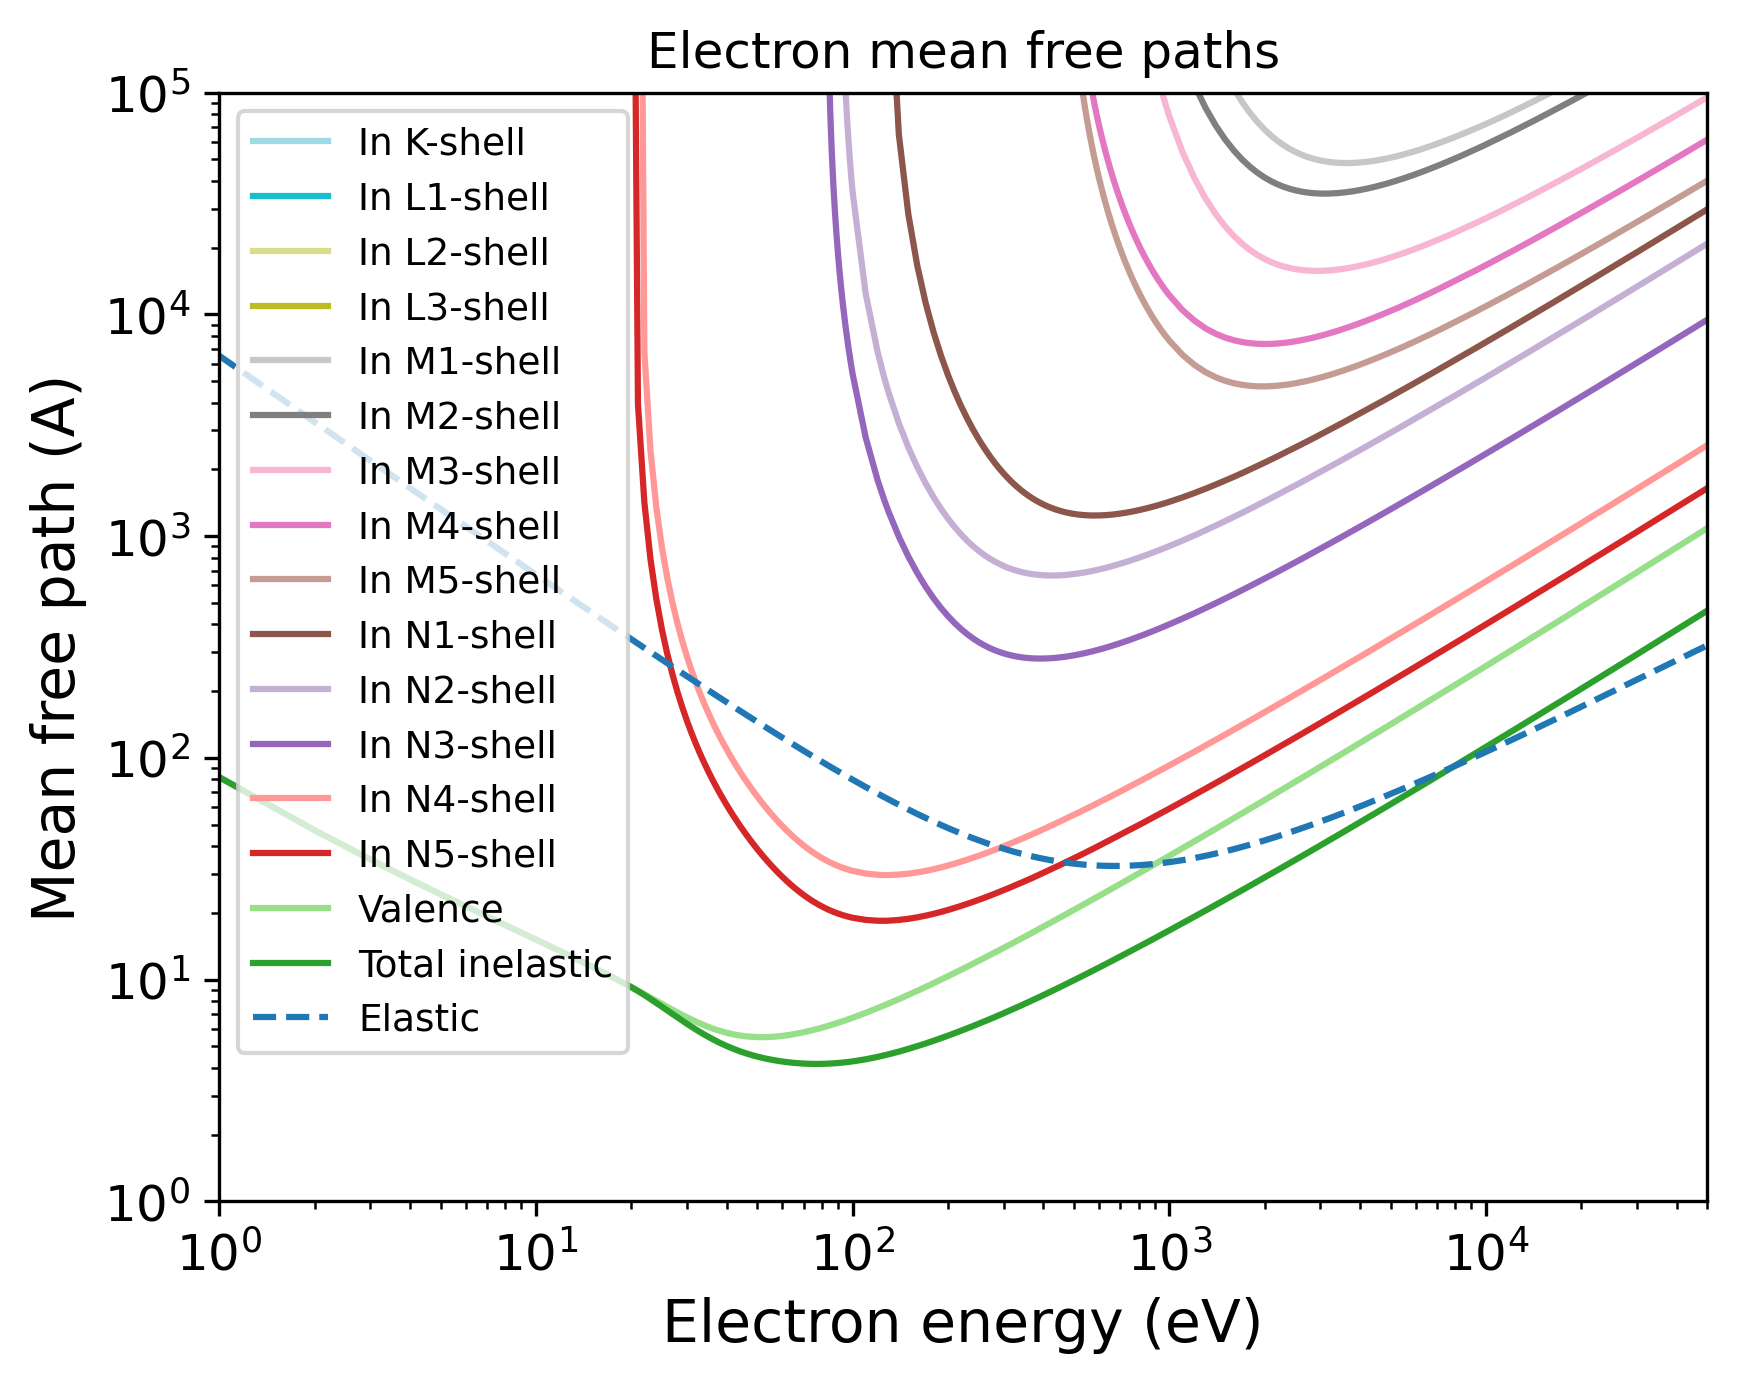

The script that saved this image:
import pandas as pd
import numpy as np
import matplotlib.pyplot as plt
import matplotlib.cm as cm
# Set the format:
plt.xlabel("Electron energy (eV)", fontsize=14)
plt.ylabel("Mean free path (A)", fontsize=14)
plt.xticks(fontsize=12)
plt.yticks(fontsize=12)
plt.grid(False)
# Set the axes:
# Read the output file:
df = pd.read_csv(r"OUTPUT_In_Electron_IMFP.dat", sep=r'\s+', header=None, comment="#", skipinitialspace=True)
plt.xscale("log")
plt.yscale("log")
# Prepare the plot:
columns_to_plot = [ 1, 2, 3, 4, 5, 6, 7, 8, 9, 10, 11, 12, 13, 14, 15, 16]
labels = [ "In K-shell", "In L1-shell", "In L2-shell", "In L3-shell", "In M1-shell", "In M2-shell", "In M3-shell", "In M4-shell", "In M5-shell", "In N1-shell", "In N2-shell", "In N3-shell", "In N4-shell", "In N5-shell", "Valence", "Total inelastic"]
# Create N distinct colors from a colormap
N = len(columns_to_plot)
colors = plt.cm.tab20(np.linspace(1, 0, 20))
# Set line styles:
linestyles = [ "-", "-", "-", "-", "-", "-", "-", "-", "-", "-", "-", "-", "-", "-", "-", "-"]
for i, col in enumerate(columns_to_plot):
    color = colors[i % len(colors)]
    ls    = linestyles[i % len(linestyles)]
    label = labels[i % len(labels)]
    plt.plot(df.iloc[:, 0], df.iloc[:, col],
    color=color,
    label=label,
    linestyle=ls)
# Add a curve from the second file
df2 = pd.read_csv(r"OUTPUT_In_Electron_EMFP.dat", sep=r'\s+', header=None, comment="#", skipinitialspace=True)
columns_to_plot2 = [ 2]
labels2 = [ "Elastic"]
# Create second part of the plot:
for col, label in zip(columns_to_plot2, labels2):
    plt.plot(df2.iloc[:, 0], df2.iloc[:, col], label=label, linestyle="--")
plt.xlim(1.00000000,50000.00000000)
plt.ylim(1.00000000,100000.00000000)
plt.title("Electron mean free paths")
plt.legend(loc="best", fontsize=9)
# Save the plot in this format:
plt.savefig("OUTPUT_MFP_electron.png", dpi=300, bbox_inches="tight")
